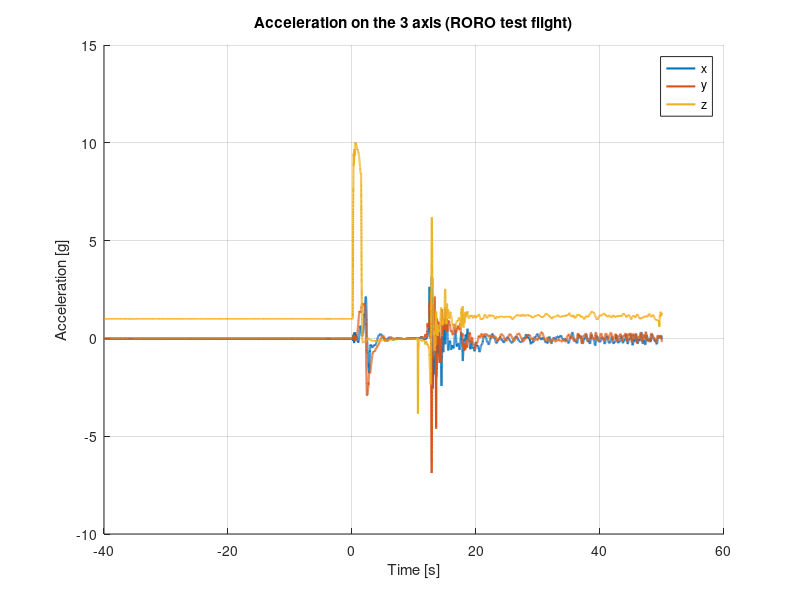

Here is the MATLAB script that generated this plot: (Note: this script raises an error after producing the figure.)
% RORO Data 
clear;

% dataRaw = csvread('mpu6000.csv', 1, 0);

%% Extracting 90 sec of data
liftoff = 2399.3;
touchdown = 81.8500;
separation = 10.5700;
burnout = 1.7; 
toffset= liftoff- 40;

load('flightdataRaw.mat');

t = flightdataRaw(:,1)-toffset; 
% relevent data 3495 sec after turning on IMU
indStart = find(t>0,1); 
indEnd = find(t>90,1);
%cliped data
% flightdataRaw = dataRaw(indStart:indEnd,:);
% %flightdataRaw2 = acceldataRaw(indStart:indEnd,:);
% 
% flightdataRaw = cleanData(flightdataRaw); % removes values wiht dt=0 and rotates z up

%% Calibration
t= flightdataRaw(:,1)-toffset;
indextEnd = length(t);
gyro_x =flightdataRaw(:,2);
gyro_y =flightdataRaw(:,3);
gyro_z =flightdataRaw(:,4);
acc_x =flightdataRaw(:,5);
acc_y =flightdataRaw(:,6);
acc_z =flightdataRaw(:,7);

% Gyro calibration
gyro_bias_t = 35;
ind= find(t>gyro_bias_t, 1);
gyro_bias = [mean(gyro_x(1:ind)); mean(gyro_y(1:ind)); mean(gyro_z(1:ind))];
rate_x =gyro_x-gyro_bias(1);
rate_y =gyro_y-gyro_bias(2);
rate_z =gyro_z-gyro_bias(3);

% Acceleration Value calibration
xbias=[0.12570896416609578, 0.9984256389897912];
ybias=[0.0031463042356696391, 0.99443041010383559];
zbias=[-0.028494989398200055, 1.0144324415852917];
acc_x = (acc_x - xbias(1))/xbias(2);
acc_y = (acc_y - ybias(1))/ybias(2);
acc_z = (acc_z - zbias(1))/zbias(2);

%% Rotate Data
%acc_x = -acc_x;
% acc_y = -acc_y;
% acc_z = -acc_z;
% %rate_x = -rate_x;
% rate_y = -rate_y;
% rate_z = -rate_z;


%% Starting attitude
acc_mean = [mean(acc_x(1:ind)); mean(acc_y(1:ind)); mean(acc_z(1:ind))];
gMag = norm(acc_mean);
roll= 0;
pitch = -atan(acc_mean(1)/acc_mean(3));
yaw =0;
flightdata = [t, acc_x, acc_y, acc_z, rate_x, rate_y, rate_z];
t = t - 40;
indStart = find(t>0,1);
indSeperation = find(t>10.57,1);
indEnd = find(t>11,1);
flightdata = flightdata(indStart:indEnd,:);
flightdata(:,1) = flightdata(:,1) - 40;

figure(3)
hold on
grid on
plot(t,acc_x/9.81,'Linewidth',1.5)
plot(t,acc_y/9.81,'Linewidth',1.5)
plot(t,-acc_z/9.81,'Linewidth',1.5)
hold off
title('Acceleration on the 3 axis (RORO test flight)')
xlabel('Time [s]')
ylabel('Acceleration [g]')
legend('x','y','z')
%%
t =flightdata(:,1);
indextEnd = length(t);

rate_x=flightdata(:,5);
rate_y=flightdata(:,6);
rate_z=flightdata(:,7);
% 
acc_x=lowpassFilter(flightdata(:,2));
acc_y=lowpassFilter(flightdata(:,3));
acc_z=lowpassFilter(flightdata(:,4));
% Shift Accel to CG
imu_pos = [0.013, 0.005, 1.782]';% meters from nose cone

omega = [rate_x,rate_y,rate_z]';

acc_x_cm = zeros(indextEnd,1);
acc_y_cm = zeros(indextEnd,1);
acc_z_cm = zeros(indextEnd,1);
for i=1:indextEnd

 if (t(i) < 1.7)
    zcm =(1.7-t(i))/1.7*(1.5535 -1.490) + 1.490;
else 
    zcm = 1.490;
end
 
Xcm = [0,0,zcm]';
r = imu_pos - Xcm;
a_cent =  -cross(omega(:,i),cross(omega(:,i),r));
acc_x_cm(i) = acc_x(i) + a_cent(1);
acc_y_cm(i) = acc_y(i) + a_cent(2);
acc_z_cm(i) = acc_z(i) + a_cent(3);
end 

%% Inital angle from acceleration vector

[w, x, y, z] = ang2quat(yaw, pitch, roll); % Q0

Q = zeros(indextEnd,4);
Qdot = zeros(indextEnd,4);
Q(1,:) = [w, x, y, z];
Qdot(1,:) = [0, 0, 0, 0];
%% https://fgiesen.wordpress.com/2012/08/24/quaternion-differentiation/
for i=2:indextEnd
    dt = t(i) - t(i-1);
    Qdot(i-1,:)=0.5*quatmultiply([0, rate_x(i-1), rate_y(i-1), rate_z(i-1)],Q(i-1,:));
    Q(i,:)= Q(i-1,:) + dt*Qdot(i-1,:);
    Q(i,:)= normalize(Q(i,:));

end
%
acc = zeros(indextEnd,3);
for i=1:indextEnd
    Rmatrix= quat2rotm(Q(i,:));
    accTemp =  Rmatrix*[acc_x_cm(i), acc_y_cm(i), acc_z_cm(i)]';
    acc(i,:) = accTemp' + [0,0,gMag];
end
    
vel = zeros(indextEnd,3);
pos = zeros(indextEnd,3);
angAccel = zeros(indextEnd,3);
% for i=2:indextEnd
%     dt = t(i) - t(i-1);
%     att(i,:)= att(i-1,:)+[rate_x(i)*dt, rate_y(i)*dt,rate_z(i)*dt,]; 
% end


%% Vel and Pos
for i=2:indextEnd
    dt = t(i) - t(i-1);  
    vel(i,:)= vel(i-1,:)+[acc(i-1,1)*dt, acc(i-1,2)*dt,acc(i-1,3)*dt];
    pos(i,:)= pos(i-1,:)+[vel(i-1,1)*dt, vel(i-1,2)*dt,vel(i-1,3)*dt];
end
%% Anglar accelerations
for i=2:indextEnd
    dt = t(i) - t(i-1);
    if (dt ==0)
        error('dt val is zero at index %d', i)
    end
    angAccel(i,:)= [(rate_x(i)-rate_x(i-1))/dt, (rate_y(i)-rate_y(i-1))/dt,(rate_z(i)-rate_z(i-1))/dt,]; 
end
angAccel_x=lowpassFilter(angAccel(:,1));
angAccel_y=lowpassFilter(angAccel(:,2));
angAccel_z=lowpassFilter(angAccel(:,3));
% angAccel_x=angAccel(:,1);
% angAccel_y=angAccel(:,2);
% angAccel_z=angAccel(:,3);

%%

omega = [rate_x, rate_y,rate_z];
angAccel =[angAccel_x,angAccel_y,angAccel_z];
state = [pos, Q, vel, Qdot, omega, acc, angAccel];

%%
figure(1)
hold on
plot(t,rate_x)
plot(t,-rate_y)
plot(t,rate_z)
hold off
title('Gyro Data')
xlabel('time(s)')
legend('x','y','z')
%%
figure(2)
hold on
%plot(t,acc(:,1))
%plot(t,-acc(:,2))
plot(t,-acc(:,3))
line([separation  separation],[-50 100],'Color',[0 1 0])
line([0  0],[-50 100],'Color',[1 0 0])
line([burnout  burnout],[-50 100],'Color',[0 0 1])
hold off
ylabel('Acceleration(m/s/s)')    
xlabel('time(s)')
%legend('x','y','z')
%%
% figure(3)
% hold on
% plot(t,acc_x_cm)
% plot(t,acc_y_cm)
% plot(t,acc_z_cm)
% hold off
% title('Acc')
% xlabel('time(s)')
% legend('x','y','z')
%%
figure(4)
hold on

plot(t,angAccel_x)
%plot(t,angAccel_y)
%plot(t,angAccel_z)
hold off
title('Angular accel')
xlabel('time(s)')
legend('x','y','z')
%%
figure(6)
hold on
plot(t,Q(:,1))
plot(t,Q(:,2))
plot(t,Q(:,3))
plot(t,Q(:,4))
hold off
title('Attirude ')
xlabel('time(s)')
legend('q0','q1','q2','q3')



%%
figure(7)
plot(t,-pos(:,3))
xlabel('t(m)')
ylabel('Height (m)')
%axis([-500 500 -500 500 0 800])
figure(8)
plot(t,vel(:,3))
xlabel('t(m)')
ylabel('Vel (m)')
%axis([-500 500 -500 500 0 800])

%%
figure(9);
plot3(pos(:,1),-pos(:,2),-pos(:,3))
xlabel('x(m)')
ylabel('y (m)')
zlabel('Height (m)')
%axis([-400 400 -400 400 0 800])
h_max=max(pos(:,3));
h_max=min(pos(:,3));

%%
figure(10);
cut = t>(burnout) & t< (separation);
velocity = -vel(:,3);
velocity = velocity(cut);
accz = -acc(:,3);
accz = accz(cut);
scatter(velocity,accz,'.')
grid on
title('Drag acceleration vs speed with airbrakes');
ylabel('Drag acceleration [m/s^2]');
xlabel('Speed [m/s]');
set(gca,'fontsize', 16);
